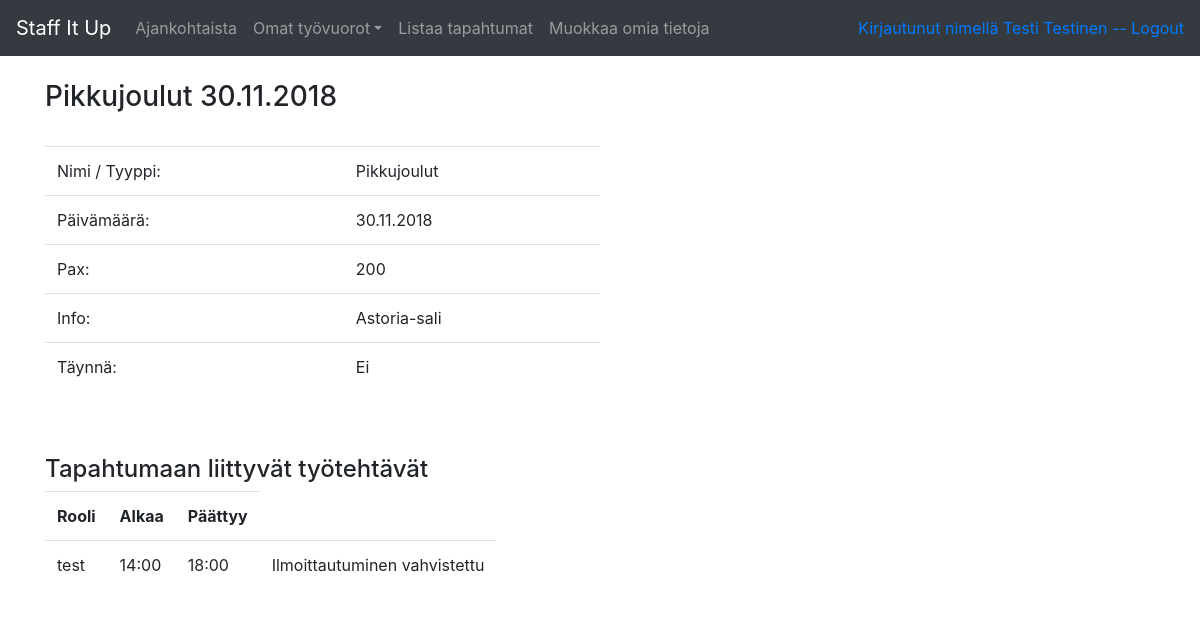
The app's page /user/events/2/details (signed in), older data.
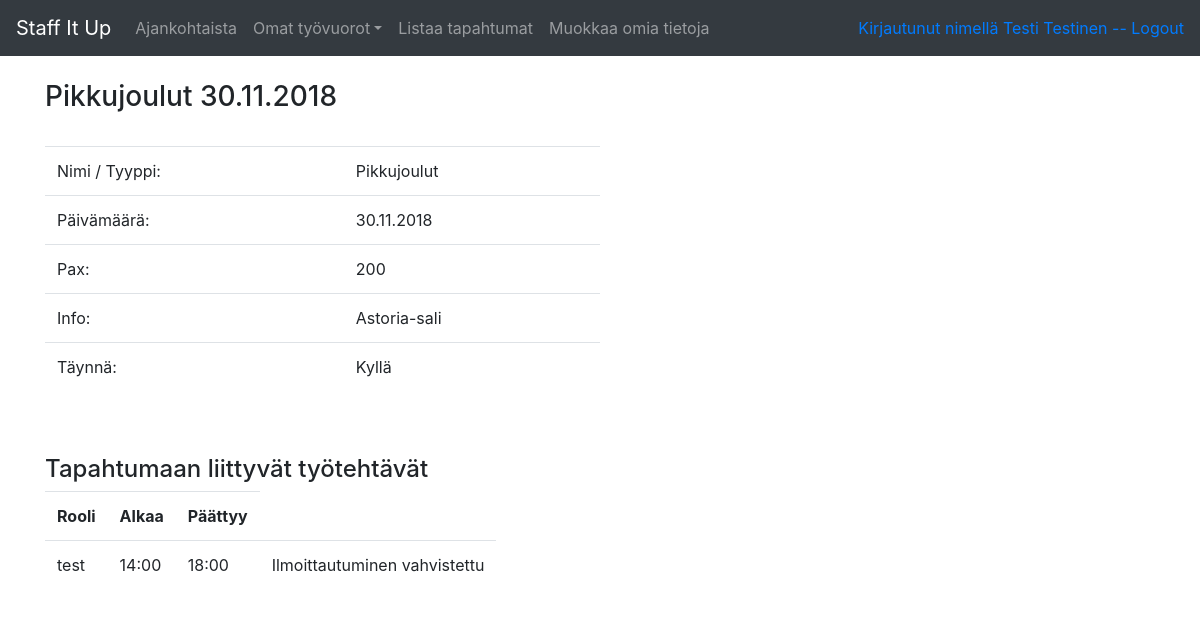
The same page, newer data.
### application/events/views.py (the view)
@app.route("/user/events/<event_id>/details", methods=["GET"])
@login_required(role="user")
def event_details_user(event_id):
    event = Event.query.get(event_id)
    return render_template("user/events/event.html", event=event, assignments=event.assignments)

### application/__init__.py (called while the page is built)
@login_manager.user_loader
def load_user(user_id):
    return User.query.get(user_id)

### application/assignments/models.py (called while the page is built)
    @staticmethod
    def check_reg_confirmed(user, assignment):
        r = AssignmentRegistration.query.filter_by(account_id=user, assignment_id=assignment).first()
        if r and r.confirmed == True:
            return True
        else:
            return False

### application/auth/models.py (called while the page is built)
    def is_authenticated(self):
        return True

    def role_ok(self, role):
        for user_role in self.roles:
                    if user_role.name == role:
                        return True

### application/templates/user/events/event.html
{% extends "layout.html" %}
{% block body %}
<h3>{{ event.type }} {{ event.date.strftime("%d.%m.%Y") }}</h3><br>
  <table class="table" style="width:50%;">
    <tr>
      <td>Nimi / Tyyppi: </td>
      <td>{{ event.type }}</td>
    </tr>
    <tr>
      <td>Päivämäärä: </td>
      <td>{{ event.date.strftime("%d.%m.%Y") }}</td>
    </tr>
    <tr>
      <td>Pax: </td>
      <td>{{ event.pax }}</td>
    </tr>
    <tr>
      <td>Info: </td>
      <td>{{ event.info }}</td>
    </tr>
    <tr>
      <td>Täynnä: </td>
      {% if event.staffed  %}
      <td>Kyllä</td>
      {% else %}
      <td>Ei</td>
      {% endif %}
    </tr>
  </table>
  <br><br>
  <h4>Tapahtumaan liittyvät työtehtävät</h4>
  <table class="table" style="width:auto;">
    <tr>
      <th>Rooli</th>
      <th>Alkaa</th>
      <th>Päättyy</th>
    </tr>
    {% for assignment in assignments %}
    <tr>
      <td> {{ assignment.role }} </td>
      <td>{{ assignment.starttime.strftime("%H:%M") }}</td>
      <td>{{ assignment.endtime.strftime("%H:%M") }}</td>
      <td>
        {% if assignment.check_reg_confirmed(current_user.id, assignment.id) == True %}
        Ilmoittautuminen vahvistettu
        {% elif assignment.check_reg_existence(current_user.id, assignment.id) %}
        <form method="POST" action="{{ url_for('reg_delete', assignment_id=assignment.id, event_id=event.id) }}">
	        <input type="submit" value="Poista ilmoittautuminen"/>
	      </form>
        {% else %}
        <form method="POST" action="{{ url_for('reg_create', assignment_id=assignment.id, event_id=event.id) }}">
	        <input type="submit" value="Ilmoittaudu"/>
	      </form>
        {% endif %}
      </td
    </tr>
    {% endfor %}
  </table>
{% endblock %}

Row changes from the older to the newer data that the page shows:
changed Event "Pikkujoulut": staffed False → True (drawn)
Text that changed along with them:
text no longer shown: "Ei"
text now shown: "Kyllä"
